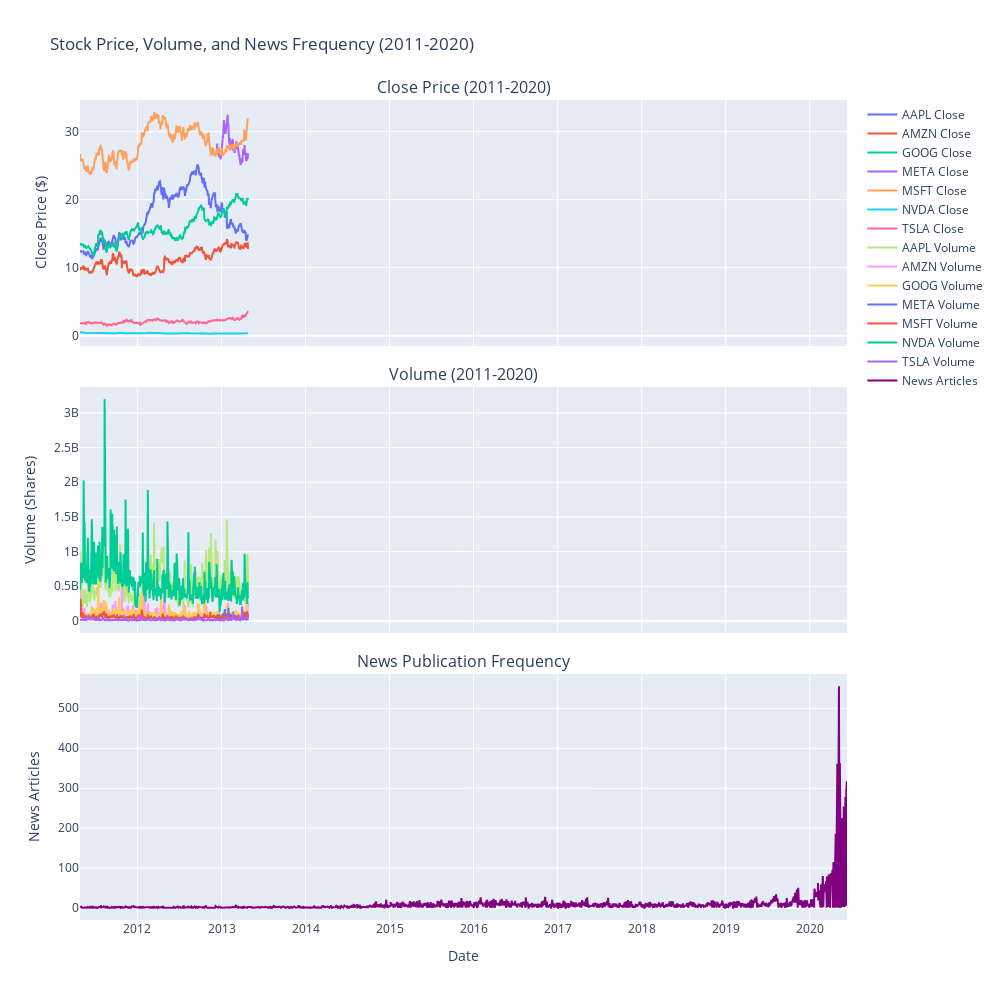

Notebook code for this chart:
### Code cell
def plot_time_series(stock_data, news_data):
    """Plot stock prices, volume, and news publication frequency for 2011-2020."""
    # Prepare news publication frequency
    if not news_data.empty:
        news_data['date_only'] = news_data['date'].dt.date
        daily_news_counts = news_data.groupby('date_only').size().reset_index(name='News Count')
        daily_news_counts['date_only'] = pd.to_datetime(daily_news_counts['date_only'])
    else:
        daily_news_counts = pd.DataFrame()

    # Create subplots
    fig = make_subplots(rows=3, cols=1, shared_xaxes=True,
                        subplot_titles=('Close Price (2011-2020)', 'Volume (2011-2020)', 'News Publication Frequency'),
                        vertical_spacing=0.05)

    # Plot closing prices
    for symbol in stock_data:
        df = stock_data[symbol]
        fig.add_trace(go.Scatter(x=df['Date'], y=df['Close'], name=f'{symbol} Close', mode='lines'), row=1, col=1)

    # Plot volume
    for symbol in stock_data:
        df = stock_data[symbol]
        fig.add_trace(go.Scatter(x=df['Date'], y=df['Volume'], name=f'{symbol} Volume', mode='lines'), row=2, col=1)

    # Plot news publication frequency
    if not daily_news_counts.empty:
        fig.add_trace(go.Scatter(x=daily_news_counts['date_only'], y=daily_news_counts['News Count'],
                                 name='News Articles', mode='lines', line=dict(color='purple')), row=3, col=1)

    # Update layout
    fig.update_layout(height=1000, width=1000, title_text='Stock Price, Volume, and News Frequency (2011-2020)',
                      showlegend=True)
    fig.update_xaxes(title_text='Date', row=3, col=1)
    fig.update_yaxes(title_text='Close Price ($)', row=1, col=1)
    fig.update_yaxes(title_text='Volume (Shares)', row=2, col=1)
    fig.update_yaxes(title_text='News Articles', row=3, col=1)
    fig.show()

if stock_data and not news_data.empty:
    plot_time_series(stock_data, news_data)
